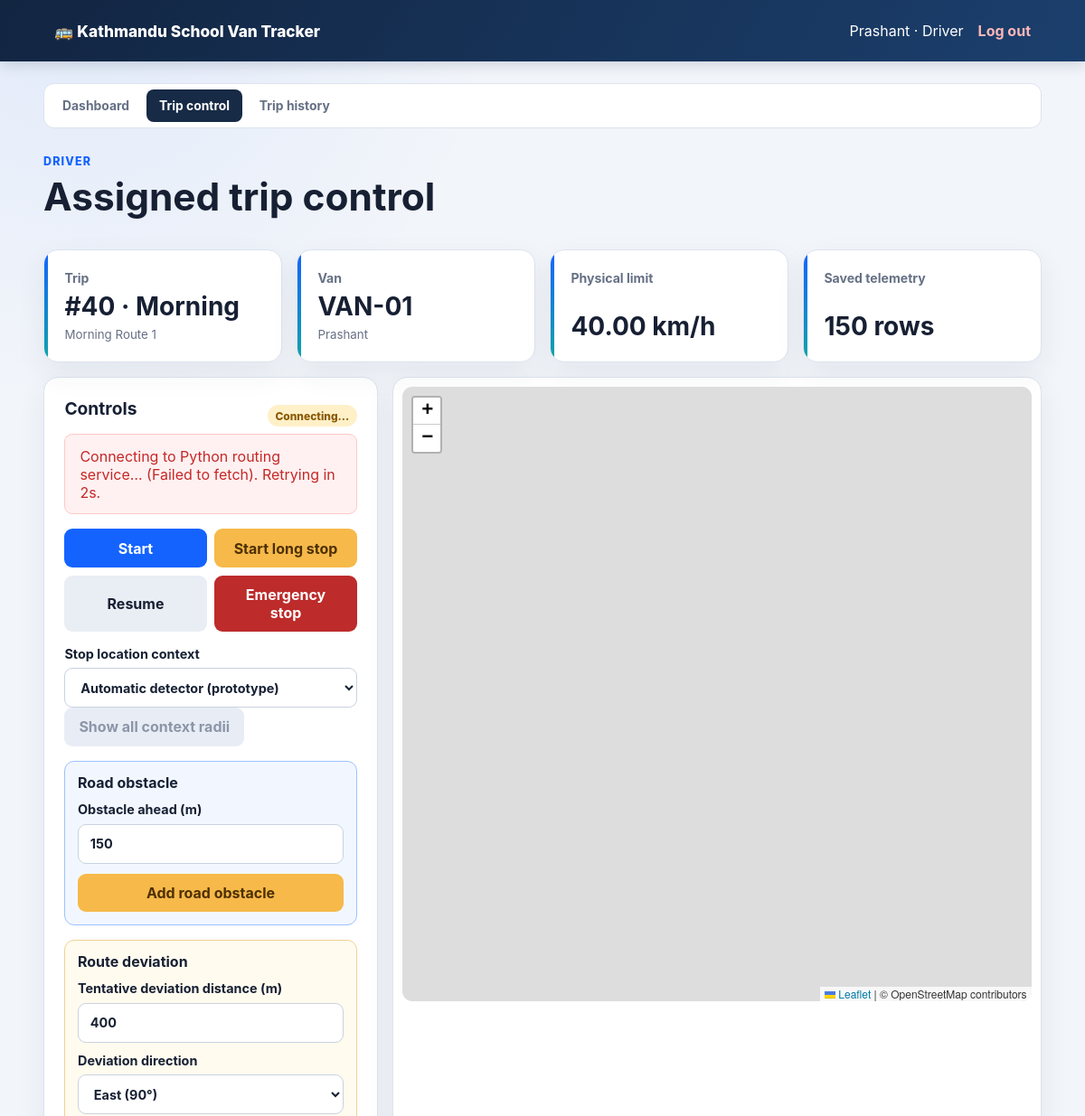
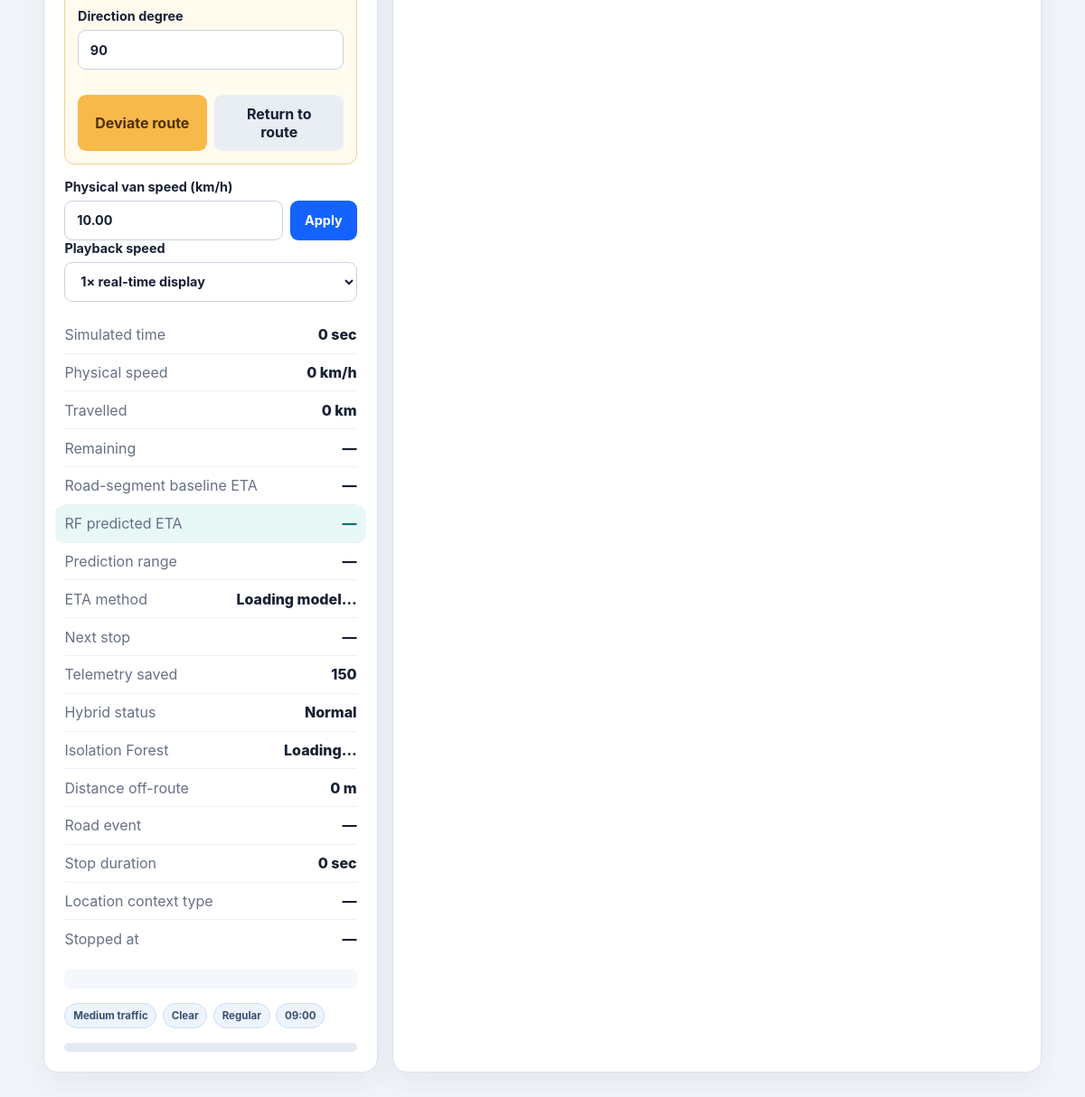
Before: /trip-control.php (signed in) with the older database file (2 pictures, top to bottom).
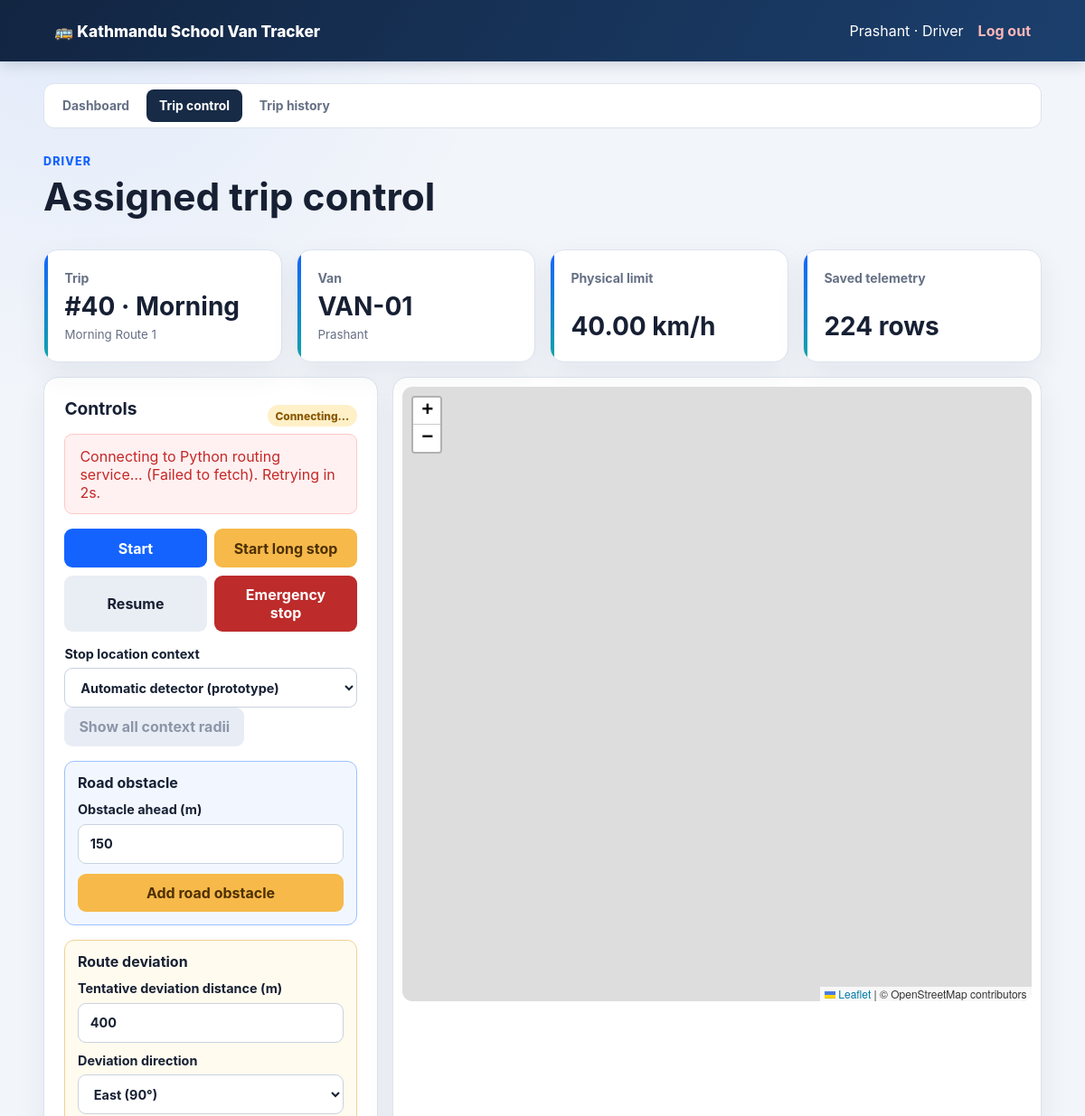
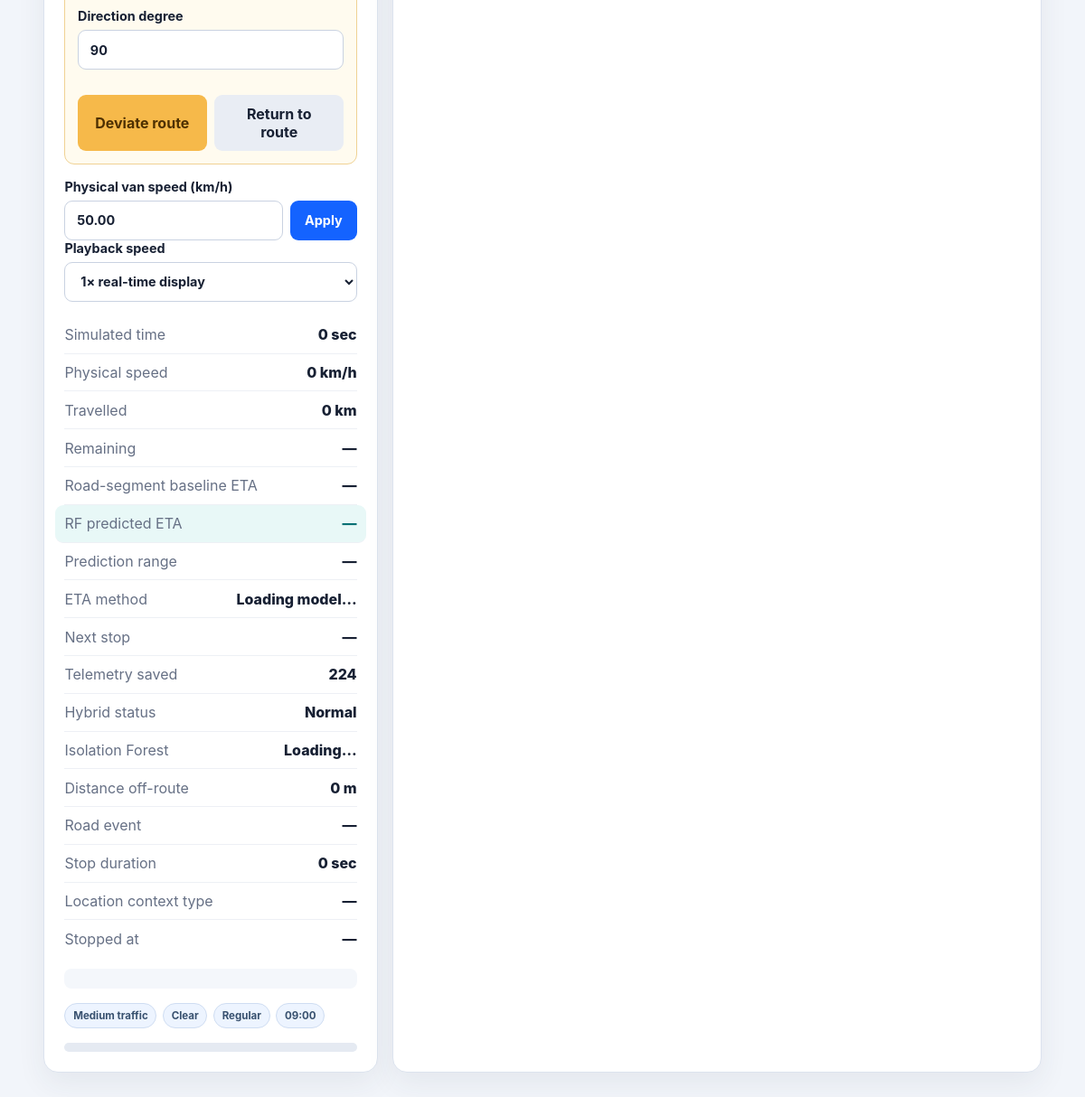
After: the same page with the newer database file (2 pictures, top to bottom).
### tables this page shows
CREATE TABLE `trips` (
  `id` bigint(20) unsigned NOT NULL AUTO_INCREMENT,
  `route_id` bigint(20) unsigned NOT NULL,
  `van_id` bigint(20) unsigned NOT NULL,
  `driver_id` bigint(20) unsigned NOT NULL,
  `trip_type` enum('morning','afternoon') NOT NULL,
  `status` enum('scheduled','active','paused','emergency','completed','cancelled') NOT NULL DEFAULT 'scheduled',
  `started_at` datetime DEFAULT NULL,
  `completed_at` datetime DEFAULT NULL,
  `simulated_elapsed_sec` int(10) unsigned NOT NULL DEFAULT 0,
  `current_lat` decimal(10,8) DEFAULT NULL,
  `current_lng` decimal(11,8) DEFAULT NULL,
  `physical_speed_kmh` decimal(6,2) NOT NULL DEFAULT 0.00,
  `playback_multiplier` decimal(5,2) NOT NULL DEFAULT 1.00,
  `total_distance_m` decimal(12,2) NOT NULL DEFAULT 0.00,
  `distance_travelled_m` decimal(12,2) NOT NULL DEFAULT 0.00,
  `reached_stop_count` smallint(5) unsigned NOT NULL DEFAULT 0,
  `heading_deg` decimal(6,2) NOT NULL DEFAULT 0.00,
  `scenario_traffic_level` enum('low','medium','high') NOT NULL DEFAULT 'medium',
  `scenario_weather` enum('clear','rain','heavy_rain','fog') NOT NULL DEFAULT 'clear',
  `scenario_school_period` enum('regular','exam','half_day') NOT NULL DEFAULT 'regular',
  `scenario_hour_of_day` tinyint(3) unsigned NOT NULL DEFAULT 8,
  `scenario_day_of_week` tinyint(3) unsigned NOT NULL DEFAULT 0,
  `route_road_type` varchar(50) NOT NULL DEFAULT 'unclassified',
  `baseline_duration_sec` decimal(10,2) DEFAULT NULL,
  `predicted_eta_sec` decimal(10,2) DEFAULT NULL,
  `predicted_eta_lower_sec` decimal(10,2) DEFAULT NULL,
  `predicted_eta_upper_sec` decimal(10,2) DEFAULT NULL,
  `eta_model_version` varchar(80) DEFAULT NULL,
  `random_seed` int(10) unsigned DEFAULT NULL,
  `created_at` timestamp NOT NULL DEFAULT current_timestamp(),
  PRIMARY KEY (`id`),
  KEY `idx_trips_status` (`status`),
  KEY `idx_trips_van` (`van_id`),
  KEY `fk_trips_route` (`route_id`),
  KEY `fk_trips_driver` (`driver_id`),
  CONSTRAINT `fk_trips_driver` FOREIGN KEY (`driver_id`) REFERENCES `drivers` (`id`),
  CONSTRAINT `fk_trips_route` FOREIGN KEY (`route_id`) REFERENCES `routes` (`id`),
  CONSTRAINT `fk_trips_van` FOREIGN KEY (`van_id`) REFERENCES `vans` (`id`)
);

CREATE TABLE `routes` (
  `id` bigint(20) unsigned NOT NULL AUTO_INCREMENT,
  `name` varchar(120) NOT NULL,
  `start_name` varchar(160) NOT NULL,
  `start_lat` decimal(10,8) NOT NULL,
  `start_lng` decimal(11,8) NOT NULL,
  `school_name` varchar(160) NOT NULL,
  `school_lat` decimal(10,8) NOT NULL,
  `school_lng` decimal(11,8) NOT NULL,
  `algorithm` enum('astar','contraction_hierarchy') NOT NULL DEFAULT 'astar',
  `active` tinyint(1) NOT NULL DEFAULT 1,
  `created_at` timestamp NOT NULL DEFAULT current_timestamp(),
  PRIMARY KEY (`id`)
);

### web/includes/auth.php (called while the page is built, shortened)
<?php
function escape(string $value): string
{
    return htmlspecialchars($value, ENT_QUOTES | ENT_SUBSTITUTE, 'UTF-8');
}

### web/trip-control.php (the view, shortened to what the changed rows need)
<?php
require_once __DIR__ . '/includes/auth.php';
require_once __DIR__ . '/includes/layout.php';
$pdo = database();
if ($_SESSION['user_role'] === 'admin') {
    $tripListStatement = $pdo->query(
        'SELECT t.id, t.trip_type, t.status, t.created_at,
                r.name AS route_name, v.van_number
         FROM trips t
         JOIN routes r ON r.id = t.route_id
         JOIN vans v ON v.id = t.van_id
         ORDER BY t.id DESC LIMIT 30'
    );
} else {
    $tripListStatement = $pdo->prepare(
        'SELECT t.id, t.trip_type, t.status, t.created_at,
                r.name AS route_name, v.van_number
         FROM trips t
         JOIN routes r ON r.id = t.route_id
         JOIN vans v ON v.id = t.van_id
         JOIN drivers d ON d.id = t.driver_id
         WHERE d.user_id = :user_id
         ORDER BY t.id DESC LIMIT 30'
    );
    $tripListStatement->execute(['user_id' => $_SESSION['user_id']]);
}
$trips = $tripListStatement->fetchAll();
$tripId = positive_int($_GET['trip_id'] ?? null);
if ($tripId === null && $trips) $tripId = (int) $trips[0]['id'];
$trip = null;
$lastSavedSample = -1;
if ($tripId !== null && find_accessible_trip($pdo, $tripId) !== null) {
    $tripStatement = $pdo->prepare(
        'SELECT t.*, r.name AS route_name, r.start_name, r.start_lat, r.start_lng,
                r.school_name, r.school_lat, r.school_lng,
                v.van_number, v.plate_number, v.speed_limit_kmh,
                u.name AS driver_name
         FROM trips t
         JOIN routes r ON r.id = t.route_id
         JOIN vans v ON v.id = t.van_id
         JOIN drivers d ON d.id = t.driver_id
         JOIN users u ON u.id = d.user_id
         WHERE t.id = :trip_id'
    );
    $tripStatement->execute(['trip_id' => $tripId]);
    $trip = $tripStatement->fetch() ?: null;
    if ($trip !== null) {
        $sampleStatement = $pdo->prepare(
            'SELECT COALESCE(MAX(sample_index), -1)
             FROM trip_telemetry WHERE trip_id = :trip_id'
        );
        $sampleStatement->execute(['trip_id' => $tripId]);
        $lastSavedSample = (int) $sampleStatement->fetchColumn();
    }
}
render_header('Driver trip control');
?>
<link rel="stylesheet" href="https://unpkg.com/leaflet@1.9.4/dist/leaflet.css">
<div class="page-heading">
    <div>
        <h1>Assigned trip control</h1>
    </div>
</div>
<?php if ($trip !== null): ?>
    <section class="metric-grid simulation-metrics">
        <?php
        status_card('Trip', '#' . $trip['id'] . ' · ' . ucfirst($trip['trip_type']), $trip['route_name']);
        ?>
    </section>
    <section class="simulation-layout">
        <aside class="panel simulation-controls">
            <div class="simulation-status-row">
                <div>
                    <h2>Controls</h2>
                </div>
                <span id="simulation-status" class="status-badge">Initializing</span>
            </div>
            <div id="simulation-error" class="alert alert-danger" hidden></div>
            <div class="control-button-grid">
                <button id="start-trip">Start</button>
                <button id="pause-trip" class="warning-button">Start long stop</button>
                <button id="resume-trip" class="secondary-button">Resume</button>
                <button id="emergency-trip" class="danger-button">Emergency stop</button>
            </div>
            <label>Stop location context
                <select id="stop-context">
                    <option value="auto" selected>Automatic detector (prototype)</option>
                </select>
            </label>
            <button id="toggle-context-radius" type="button"
                    class="secondary-button" disabled>
                Show all context radii
            </button>
            <div class="obstacle-demo-box">
                <div>
                    <strong>Road obstacle</strong>
                </div>
                <label>Obstacle ahead (m)
                    <input id="obstacle-distance" type="number" min="30" max="2000"
                           step="10" value="150">
                </label>
                <button id="add-obstacle" type="button" class="warning-button">
                    Add road obstacle
                </button>
            </div>
            <div class="anomaly-demo-box">
                <div>
                    <strong>Route deviation</strong>
                </div>
                <label>Tentative deviation distance (m)
                    <input id="deviation-distance" type="number" min="20" max="2000"
                           step="10" value="400">
                </label>
                <label>Deviation direction
                    <select id="deviation-direction">
                        <option value="90" selected>East (90°)</option>
                    </select>
                </label>
                <label>Direction degree
                    <input id="deviation-bearing" type="number" min="0" max="359"
                           step="1" value="90">
                </label>
                <div class="control-button-grid compact-grid">
                    <button id="start-deviation" type="button" class="warning-button">
                        Deviate route
                    </button>
                    <button id="return-route" type="button" class="secondary-button">
                        Return to route
                    </button>
                </div>
            </div>
            <label>Physical van speed (km/h)
                <div class="input-action-row">
                    <input id="physical-speed" type="number" min="0" max="150" step="1"
                           value="<?= escape((string) $trip['physical_speed_kmh']) ?>">
                    <button id="apply-speed" type="button">Apply</button>
                </div>
            </label>
            <label>Playback speed
                <select id="playback-speed">
                    <option value="1">1× real-time display</option>
                </select>
            </label>
            <dl class="route-results">
                <div><dt>Simulated time</dt><dd id="simulated-time">0 sec</dd></div>
                <div><dt>Physical speed</dt><dd id="current-speed">0 km/h</dd></div>
                <div><dt>Travelled</dt><dd id="travelled-distance">0 km</dd></div>
                <div><dt>Remaining</dt><dd id="remaining-distance">—</dd></div>
                <div><dt>Road-segment baseline ETA</dt><dd id="baseline-eta">—</dd></div>
                <div class="eta-highlight"><dt>RF predicted ETA</dt><dd id="rf-eta">—</dd></div>
                <div><dt>Prediction range</dt><dd id="rf-eta-range">—</dd></div>
                <div><dt>ETA method</dt><dd id="eta-method">Loading model…</dd></div>
                <div><dt>Next stop</dt><dd id="next-stop">—</dd></div>
                <div><dt>Telemetry saved</dt><dd id="telemetry-count"><?= max(0, $lastSavedSample + 1) ?></dd></div>
                <div><dt>Hybrid status</dt><dd id="anomaly-status">Normal</dd></div>
                <div><dt>Isolation Forest</dt><dd id="if-status">Loading…</dd></div>
                <div><dt>Distance off-route</dt><dd id="deviation-metric">0 m</dd></div>
                <div><dt>Road event</dt><dd id="deviation-navigation">—</dd></div>
                <div><dt>Stop duration</dt><dd id="stop-duration">0 sec</dd></div>
                <div><dt>Location context type</dt><dd id="context-type">—</dd></div>
                <div><dt>Stopped at</dt><dd id="stop-location">—</dd></div>
            </dl>
            <p id="anomaly-reason" class="muted anomaly-reason"></p>
            <div class="scenario-strip" aria-label="ETA scenario">
                <span><?= escape(ucfirst($trip['scenario_traffic_level'])) ?> traffic</span>
                <span><?= escape(str_replace('_', ' ', ucfirst($trip['scenario_weather']))) ?></span>
                <span><?= escape(str_replace('_', ' ', ucfirst($trip['scenario_school_period']))) ?></span>
                <span><?= sprintf('%02d:00', (int) $trip['scenario_hour_of_day']) ?></span>
            </div>
            <div class="progress">
            </div>
        </aside>
        <section class="panel map-panel">
            <div id="simulation-map"></div>
        </section>
    </section>
<?php endif; ?>
<?php render_footer(); ?>

### web/includes/layout.php (shortened to what the changed rows need)
<?php
function render_header(string $title): void
{
    ?>
<!doctype html>
<html lang="en">
<head>
    <link rel="stylesheet" href="<?= APP_BASE_URL ?>/assets/css/app.css?v=16">
</head>
<body>
<main class="page">
    <?php
}
function render_footer(): void
{
    ?>
</main>
</body>
</html>
    <?php
}
function status_card(string $label, string|int $value, string $hint = ''): void
{
    ?>
    <article class="metric-card">
        <span class="metric-label"><?= escape($label) ?></span>
        <strong><?= escape((string) $value) ?></strong>
        <?php if ($hint !== ''): ?>
            <small><?= escape($hint) ?></small>
        <?php endif; ?>
    </article>
    <?php
}
    ?>

Changed rows visible on the page:
changed trips "Medium": physical_speed_kmh "10.00" → "50.00"
Other visible differences:
$value: "#40 · Morning VAN-01 40.00 km/h 150 rows" → "#40 · Morning VAN-01 40.00 km/h 224 rows"
max(0, $lastSavedSample + 1): "150" → "224"
